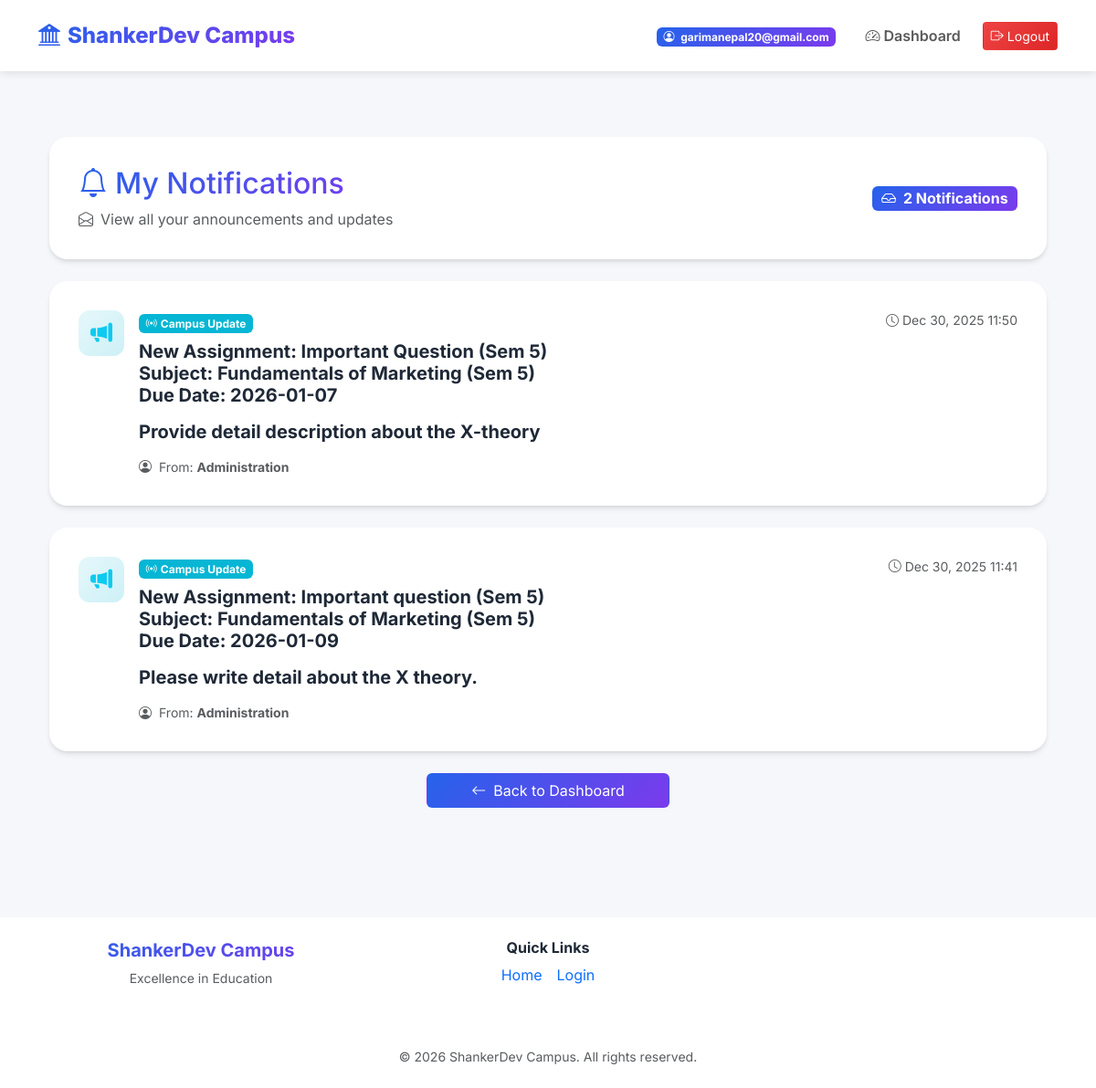
Before: /campus/student/notifications/ (signed in) with the older database file.
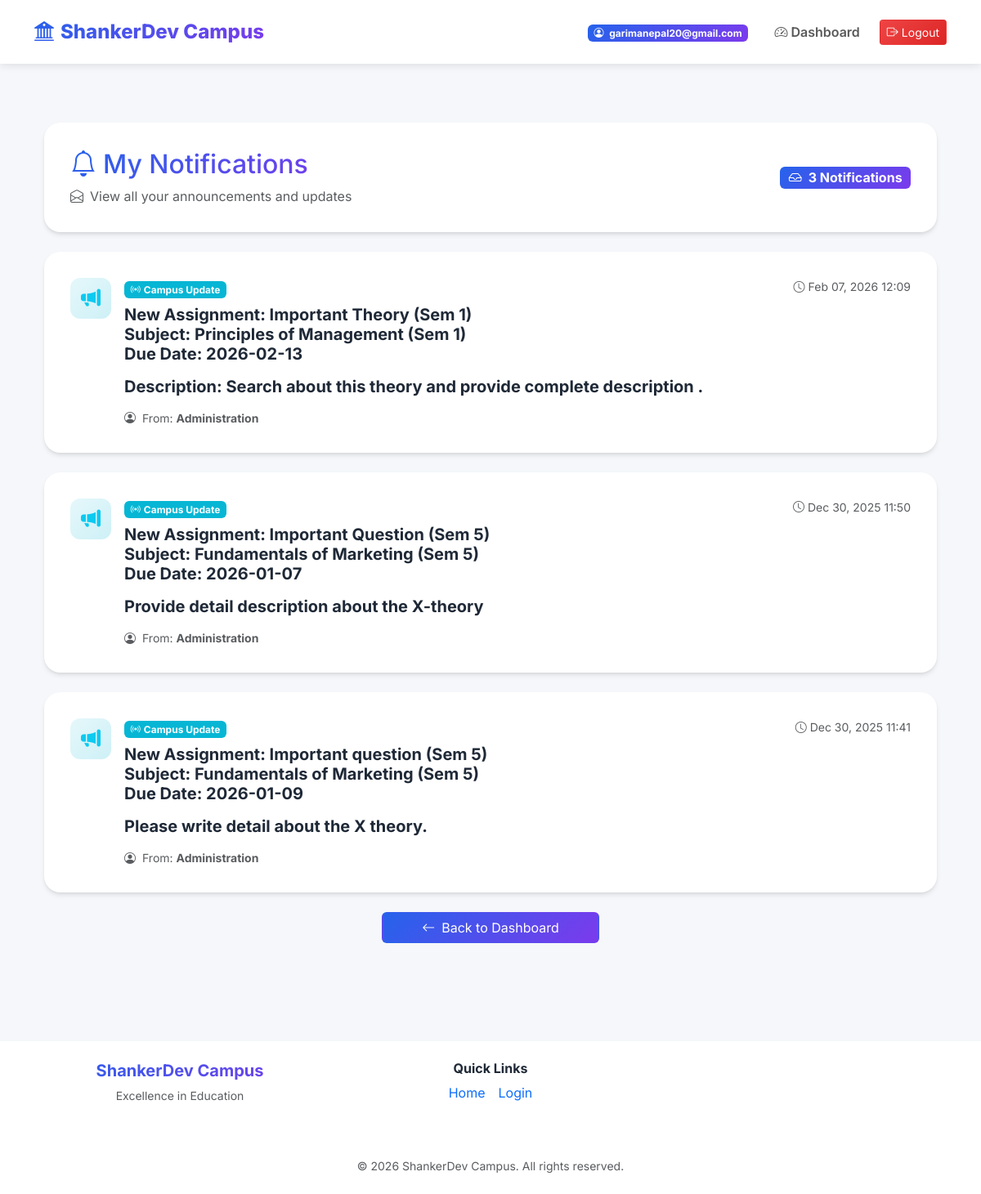
After: the same page with the newer database file.
### campus/models.py (models this page shows, shortened)
class Notification(models.Model):
    message = models.TextField()
    created_at = models.DateTimeField(auto_now_add=True)
    created_by = models.ForeignKey(CustomUser, on_delete=models.SET_NULL, null=True, blank=True, related_name='created_notifications')
    recipient = models.ForeignKey(CustomUser, on_delete=models.CASCADE, null=True, blank=True, related_name='notifications')
    semester = models.IntegerField(null=True, blank=True)

### users/models.py (models this page shows, shortened)
class CustomUser(AbstractUser):
    ROLE_CHOICES = (
        ('student', 'Student'),
        ('teacher', 'Teacher'),
        ('admin', 'Admin'),
    )
    email = models.EmailField(unique=True)
    phone_number = models.CharField(max_length=15, blank=True, null=True, unique=True)
    role = models.CharField(max_length=20, choices=ROLE_CHOICES, default='student')
    is_approved = models.BooleanField(default=False, help_text="Designates whether this user has been approved by an admin.")
    USERNAME_FIELD = 'email'
    REQUIRED_FIELDS = []
    objects = CustomUserManager()

### campus/views.py (the view)
# urls.py: path('student/notifications/', view_notifications, name='view_notifications'),
@login_required
@student_required
def view_notifications(request):
    from .models import Notification
    from django.db.models import Q
    profile, _ = StudentProfile.objects.get_or_create(user=request.user)
    semester_filter = Q(recipient=None, semester=profile.semester) if profile.semester else Q(recipient=None, semester__isnull=True)
    notifications = Notification.objects.filter(
        Q(recipient=request.user) | (Q(recipient__isnull=True) & Q(semester__isnull=True)) | semester_filter
    ).order_by('-created_at')
    return render(request, 'campus/view_notifications.html', {'notifications': notifications})

### campus/views.py (called while the page is built)
def student_required(function):
    return user_passes_test(lambda u: u.role == 'student' and u.is_authenticated)(function)

### myproject/context_processors.py (called while the page is built)
def college_context(request):  # Adjust name to match your setup
    return {
        'college_info': CollegeInfo.objects.first(),
        'events': Event.objects.all(),
    }

### campus/templates/campus/view_notifications.html (shortened to what this page needs)
{% extends 'base.html' %}
{% block content %}
<div class="container py-4">
    <div class="card-modern mb-4">
        <div class="card-body-modern">
            <div class="d-flex justify-content-between align-items-center flex-wrap">
                <div class="mb-3 mb-md-0">
                    <h2 class="text-gradient mb-2">
                        <i class="bi bi-bell me-2"></i>My Notifications
                    </h2>
                    <p class="text-muted mb-0">
                        <i class="bi bi-envelope-open me-2"></i>View all your announcements and updates
                    </p>
                </div>
                <div>
                    {% if notifications %}
                    <span class="badge badge-primary-modern fs-6">
                        <i class="bi bi-inbox me-2"></i>{{ notifications|length }} Notification{{ notifications|length|pluralize }}
                    </span>
                    {% endif %}
                </div>
            </div>
        </div>
    </div>
    {% if notifications %}
    <div class="row g-4 mb-4">
        {% for note in notifications %}
        <div class="col-12">
            <div class="card-modern">
                <div class="card-body-modern">
                    <div class="d-flex align-items-start">
                        <div class="flex-shrink-0 me-3">
                            <div style="width: 50px; height: 50px; border-radius: 12px; {% if note.recipient %}background: linear-gradient(135deg, rgba(37, 99, 235, 0.1), rgba(37, 99, 235, 0.2));{% else %}background: linear-gradient(135deg, rgba(6, 182, 212, 0.1), rgba(6, 182, 212, 0.2));{% endif %} display: flex; align-items: center; justify-content: center;">
                                {% if note.recipient %}
                                <i class="bi bi-person-check-fill text-primary" style="font-size: 1.5rem;"></i>
                                {% else %}
                                <i class="bi bi-megaphone-fill text-info" style="font-size: 1.5rem;"></i>
                                {% endif %}
                            </div>
                        </div>
                        <div class="flex-grow-1">
                            <div class="d-flex justify-content-between align-items-start mb-2">
                                <div>
                                    {% if note.recipient %}
                                    <span class="badge badge-primary-modern mb-2">
                                        <i class="bi bi-person-check me-1"></i>Personal Alert
                                    </span>
                                    {% else %}
                                    <span class="badge" style="background: #06b6d4; color: white;" class="mb-2">
                                        <i class="bi bi-broadcast me-1"></i>Campus Update
                                    </span>
                                    {% endif %}
                                </div>
                                <small class="text-muted">
                                    <i class="bi bi-clock me-1"></i>{{ note.created_at|date:"M d, Y H:i" }}
                                </small>
                            </div>
                            <h5 class="mb-2 fw-bold">{{ note.message|linebreaks }}</h5>
                            <div class="d-flex align-items-center text-muted small">
                                <i class="bi bi-person-circle me-2"></i>
                                <span>From: <strong>{{ note.created_by.get_full_name|default:"Administration" }}</strong></span>
                            </div>
                        </div>
                    </div>
                </div>
            </div>
        </div>
        {% endfor %}
    </div>
    {% endif %}
    <div class="mt-4 text-center">
        <a href="{% url 'student_dashboard' %}" class="btn btn-primary-modern px-5">
            <i class="bi bi-arrow-left me-2"></i>Back to Dashboard
        </a>
    </div>
</div>
{% endblock %}

Changed rows visible on the page:
added Notification: shows "Campus Update", created_at "Feb 07, 2026 12:09", message "New Assignment: Important Theory (Sem 1) Subject: Principles of Management (Sem 1) Due Date: 2026-02-13 Description: Search about this theory and provide complete description .", created_by.get_full_name "Administration"
Other visible differences:
{{ notifications|length }}: "2" → "3"
